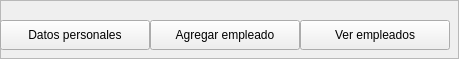
                     <widget class="QFrame" name="box_administrador_top_buttons">
                      <property name="minimumSize">
                       <size>
                        <width>0</width>
                        <height>50</height>
                       </size>
                      </property>
                      <property name="frameShape">
                       <enum>QFrame::StyledPanel</enum>
                      </property>
                      <property name="frameShadow">
                       <enum>QFrame::Raised</enum>
                      </property>
                      <widget class="QPushButton" name="administrador_ver_tados">
                       <property name="geometry">
                        <rect>
                         <x>0</x>
                         <y>20</y>
                         <width>150</width>
                         <height>30</height>
                        </rect>
                       </property>
                       <property name="cursor">
                        <cursorShape>PointingHandCursor</cursorShape>
                       </property>
                       <property name="text">
                        <string>Datos personales</string>
                       </property>
                      </widget>
                      <widget class="QPushButton" name="administrador_agregar_empleado">
                       <property name="geometry">
                        <rect>
                         <x>150</x>
                         <y>20</y>
                         <width>150</width>
                         <height>30</height>
                        </rect>
                       </property>
                       <property name="cursor">
                        <cursorShape>PointingHandCursor</cursorShape>
                       </property>
                       <property name="text">
                        <string>Agregar empleado</string>
                       </property>
                      </widget>
                      <widget class="QPushButton" name="administrador_ver_empleados">
                       <property name="geometry">
                        <rect>
                         <x>300</x>
                         <y>20</y>
                         <width>150</width>
                         <height>30</height>
                        </rect>
                       </property>
                       <property name="cursor">
                        <cursorShape>PointingHandCursor</cursorShape>
                       </property>
                       <property name="text">
                        <string>Ver empleados</string>
                       </property>
                      </widget>
                     </widget>
